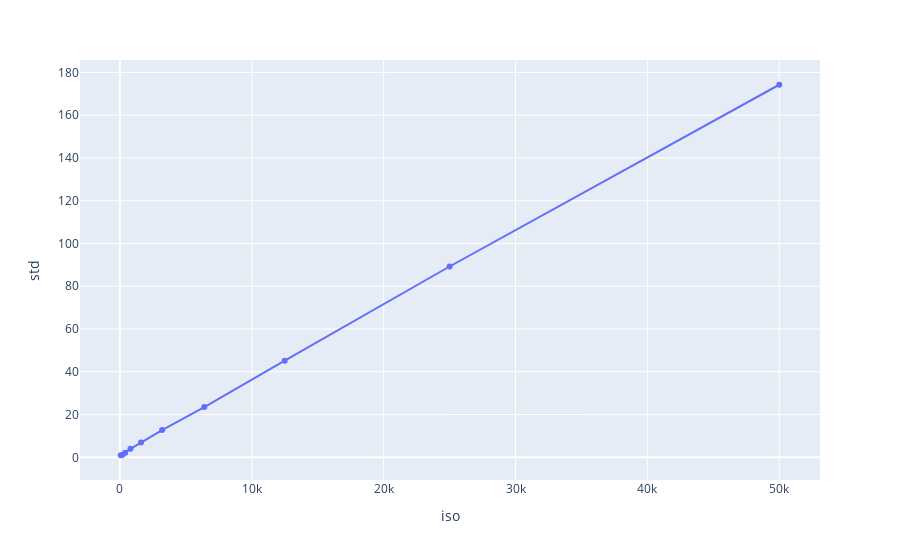

Notebook cell for this chart:
### Code cell
px.line(m11_36[m11_36['time'] == 0.001], x='iso', y='std', markers=True)

### Figure 1 — Plotly figure (JSON) as saved in the notebook; plotly's stock layout.template omitted (floating-point values rounded to 4 significant figures)
{"data": [{"hovertemplate": "iso=%{x}<br>std=%{y}<extra></extra>", "legendgroup": "", "line": {"color": "#636efa", "dash": "solid"}, "marker": {"symbol": "circle"}, "mode": "markers+lines", "name": "", "orientation": "v", "showlegend": false, "type": "scatter", "x": [64, 200, 400, 800, 1600, 3200, 6400, 12500, 25000, 50000], "xaxis": "x", "y": [0.9574, 1.196, 2.148, 3.953, 6.895, 12.71, 23.51, 45.2, 89.23, 174.2], "yaxis": "y"}], "layout": {"autosize": true, "legend": {"tracegroupgap": 0}, "margin": {"t": 60}, "xaxis": {"anchor": "y", "autorange": true, "domain": [0, 1], "range": [-2935.0, 53000.0], "title": {"text": "iso"}, "type": "linear"}, "yaxis": {"anchor": "x", "autorange": true, "domain": [0, 1], "range": [-12.46, 187.7], "title": {"text": "std"}, "type": "linear"}}}
